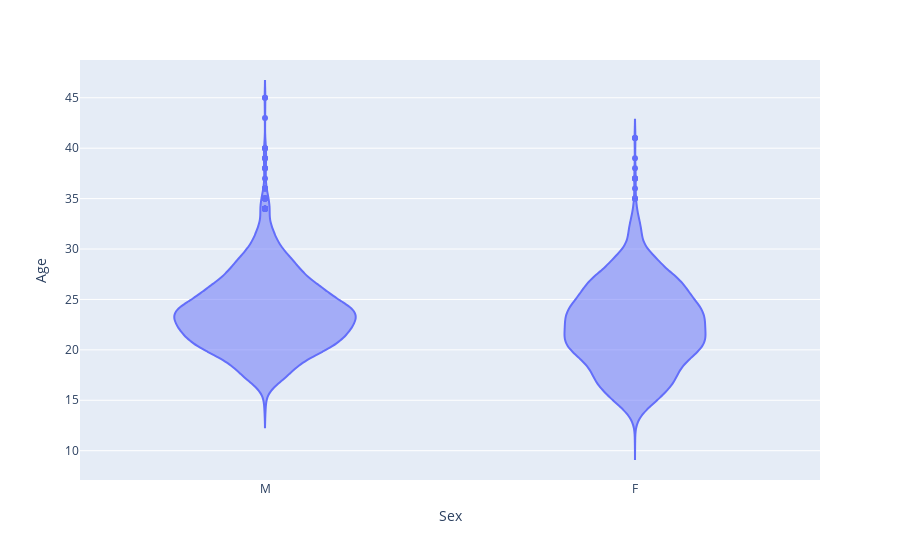

This figure's notebook cell:
### Markdown cell above
#### Violin plots + distributions for each

### Code cell
# df = df_china.exploratory_plot("Age", "ID", grouping = "Sex")
# df_china
fig = px.violin(df_china.df, x = "Sex", y = "Age")
fig.show()

### Figure 1 — Plotly figure (JSON) as saved in the notebook; plotly's stock layout.template omitted (floating-point values rounded to 4 significant figures; data arrays with more than 128 entries replaced by an {"elided": "..."} marker saying what was removed)
{"data": [{"alignmentgroup": "True", "box": {"visible": false}, "hovertemplate": "Sex=%{x}<br>Age=%{y}<extra></extra>", "legendgroup": "", "marker": {"color": "#636efa"}, "name": "", "offsetgroup": "", "orientation": "v", "scalegroup": "True", "showlegend": false, "type": "violin", "x": {"elided": "5141 str values"}, "x0": " ", "xaxis": "x", "y": {"elided": "5141 int values"}, "y0": " ", "yaxis": "y"}], "layout": {"legend": {"tracegroupgap": 0}, "margin": {"t": 60}, "violinmode": "group", "xaxis": {"anchor": "y", "domain": [0, 1], "title": {"text": "Sex"}}, "yaxis": {"anchor": "x", "domain": [0, 1], "title": {"text": "Age"}}}}
